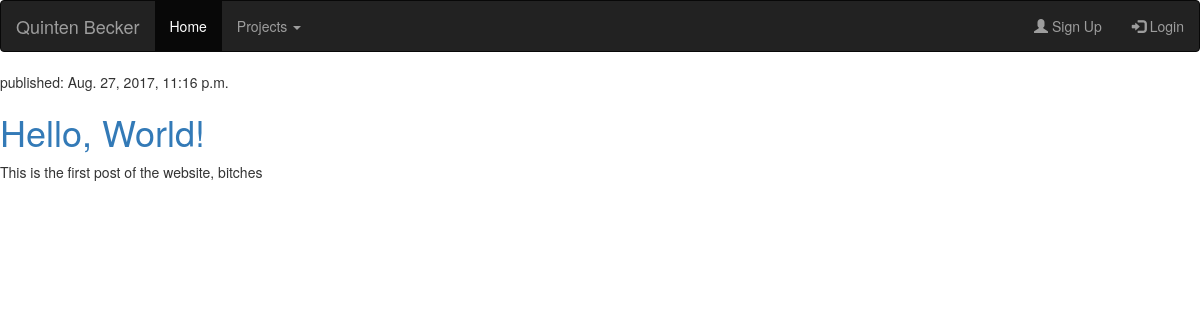
Before: /parascopish with the older database file.
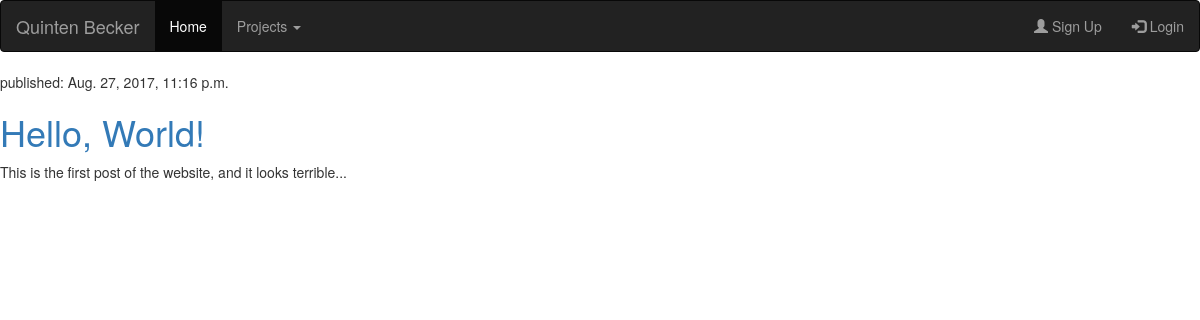
After: the same page with the newer database file.
### parascopish/models.py (models this page shows, shortened)
class Post(models.Model):
    author = models.ForeignKey('auth.User')
    title = models.CharField(max_length=200)
    text=models.TextField()
    created_date = models.DateTimeField(default=timezone.now)
    publish_date = models.DateTimeField(blank=True, null=True)

### parascopish/views.py (the view)
def post_list(request):
    posts = Post.objects.all()
    return render(request, 'parascopish/post_list.html', {'posts': posts})

### parascopish/templates/parascopish/post_list.html
{% extends  'parascopish/layout.html' %}
{% block content %}
    {%for post in posts %}
    <div>
        <p>published: {{ post.publish_date }}</p>
        <h1><a href="{% url 'post_detail' pk=post.pk %}">{{ post.title }}</a></h1>
        <p>{{ post.text|linebreaksbr }}</p>
    </div>
    {% endfor %}
{% endblock %}

### parascopish/templates/parascopish/layout.html (shortened to what this page needs)
<html>
    <head>
        <link rel="stylesheet" href="https://maxcdn.bootstrapcdn.com/bootstrap/3.3.7/css/bootstrap.min.css">
        <nav class="navbar navbar-inverse">
          <div class="container-fluid">
            <div class="navbar-header">
              <a class="navbar-brand" href="#">Quinten Becker</a>
            </div>
            <ul class="nav navbar-nav">
              <li class="active"><a href="#">Home</a></li>
              <li class="dropdown">
                <a class="dropdown-toggle" data-toggle="dropdown" href="#">Projects
                <span class="caret"></span></a>
              </li>
            </ul>
            <ul class="nav navbar-nav navbar-right">
              <li><a href="#"><span class="glyphicon glyphicon-user"></span> Sign Up</a></li>
              <li><a href="#"><span class="glyphicon glyphicon-log-in"></span> Login</a></li>
            </ul>
          </div>
        </nav>
        <body>
            <div class="row">
                <div class = "col-md-8">
                    {% block content %}
                    {% endblock %}
                </div>
            </div>
        </body>
    </head>
</html>

Changed rows visible on the page:
changed Post "Hello, World!": text "This is the first post of the website, bitches" → "This is the first post of the website, and it looks terrible..."
